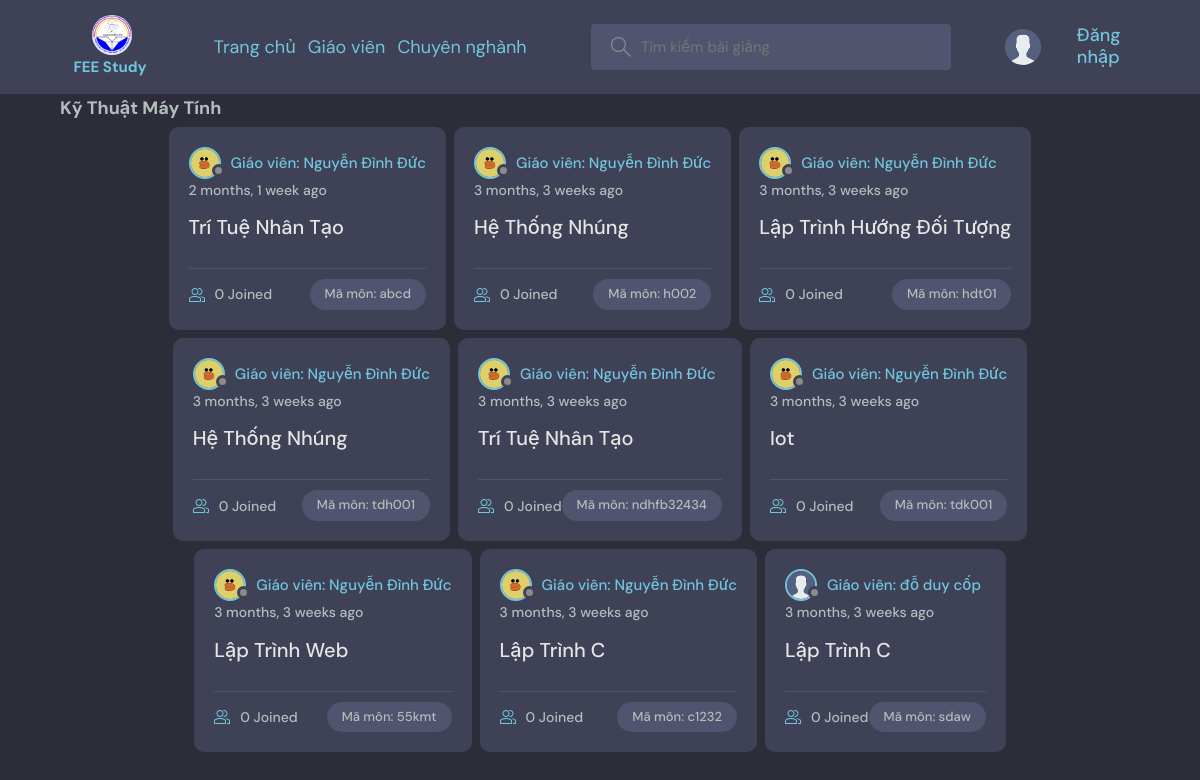
Page /major/1 on the committed database.
### base/models.py (models this page shows, shortened)
class major(models.Model):
    name = models.CharField(max_length=200)

class subject(models.Model):
    fkmajor = models.ForeignKey(major,on_delete=models.SET_NULL,null=True)
    host = models.ForeignKey(User, on_delete=models.SET_NULL, null=True)
    subjectcode = models.CharField(primary_key=True,max_length=10)
    name = models.CharField(max_length=200)
    modelaccess = (('0','Cơ bản'),('1','Cơ sở'),('2','Chuyên ngành'))
    access = models.CharField(choices=modelaccess,default='0',max_length=2)
    description = models.TextField(null=True, blank=True)
    participants = models.ManyToManyField(
        User, related_name='participants', blank=True)
    updated = models.DateTimeField(auto_now=True)
    created = models.DateTimeField(auto_now_add=True)
    class Meta:
        ordering = ['-updated', '-created']

class User(AbstractUser):
    student = 'SV'
    teacher = 'GV'
    admin = 'AD'
    modelaccess = [(student,'SV'),(teacher,'GV'),(admin,'AD')]
    name = models.CharField(max_length=200, null=True)
    email = models.EmailField(unique=True, null=True)
    access = models.CharField(choices=modelaccess,default=student,max_length=2)
    avatar = models.ImageField(upload_to='avatars',null=True, default="avatar.svg")

### base/views.py (the view)
# urls.py: path('major/<str:pk>', views.Major, name="major"),
def Major(request,pk):
    majorss = major.objects.get(id = pk)
    subjects = subject.objects.all()
    context = {'majorss':majorss, 'subjects':subjects}
    return render(request, 'base/major.html',context)

### base/templates/base/major.html (shortened to what this page needs)
{% extends 'main.html' %}
{% block content %}
<div class="container">
    <div class="listmajor">
    <h1>{{majorss.name}}</h1>
    <div class="listsub">
        {% for subject in subjects %}
        {% if subject.fkmajor.name == majorss.name %}
        <div class="subjectListsubject">
            <div class="subjectListsubject__header">
                <a href="{% url 'user-profile' subject.host.id %}" class="subjectListsubject__author">
                    <div class="avatar avatar--small">
                        <img src="{{subject.host.avatar.url}}" />
                    </div>
                    <span>Giáo viên: {{subject.host.name}}</span>
                </a>
            </div>
            <div class="subjectListsubject__actions">
                <span>{{subject.created|timesince}} ago</span>
            </div>
            <div class="subjectListsubject__content">
                <a href="{% url 'subject' subject.subjectcode %}">{{subject.name}}</a>
            </div>
            <div class="subjectListsubject__meta">
                <a href="{% url 'subject' subject.subjectcode %}" class="subjectListsubject__joined">
                    {{subject.participants.all.count}} Joined
                </a>
                <p class="subjectListsubject__topic">Mã môn: {{subject.subjectcode}}</p>
            </div>
        </div>
        {% endif %}
        {% endfor %}
    </div>
    </div>
</div>
{% endblock content %}

### templates/main.html (shortened to what this page needs)
<!DOCTYPE html>
{% load static %}
<html lang="en">
<head>
    <link rel="stylesheet" href="{% static 'styles/style.css' %}" />
</head>
<body>
    {% include 'navbar.html' %}
    {% if request.user.access != 2 %}
    {% block content %}
    {% endblock %}
    {% endif %}
</body>
</html>

### templates/navbar.html (shortened to what this page needs)
{% load static %}
<header class="header header--loggedIn">
    <div class="container">
        <div class="logo"><a href="{% url 'home' %}" class="header__logo">
            <img src="{% static 'images/logo1.png' %}" />
        </a>
        <a href="{% url 'home' %}" class="header__name" style="width: 76px">
        <h1>FEE Study</h1>
        </a></div>
        <div class="header__items">
            <li><a href="{% url 'home' %}">Trang chủ</a></li>
            <li><a href="{% url 'teacher' %}">Giáo viên</a></li>
            <li><a >Chuyên nghành</a>
            </li>
        </div>
        <form class="header__search" method="GET" action="{% url 'home' %}">
            <label>
                <input name="q" placeholder="Tìm kiếm bài giảng" />
            </label>
        </form>
        <nav class="header__menu">
            {% if request.user.is_authenticated %}
            <div class="header__user">
                <a href="{% url 'user-profile' user.id %}"">
                    <div class="avatar avatar--medium active">
                        <img src="{{request.user.avatar.url}}" />
                    </div>
                    <p>{{request.user.username}} <span>@{{request.user.name}}</span></p>
                </a>
                <button class="dropdown-button">
                    <svg version="1.1" xmlns="http://www.w3.org/2000/svg" width="32" height="32" viewBox="0 0 32 32">
                        <title>chevron-down</title>
                        <path d="M16 21l-13-13h-3l16 16 16-16h-3l-13 13z"></path>
                    </svg>
                </button>
            </div>
            {% else %}
            <a href="{% url 'login' %}">
                <img src="{% static 'images/avatar.svg' %}" />
                <p>Đăng nhập</p>
            </a>
            {% endif %}
        </nav>
    </div>
</header>

### static/styles/style.css (style rules this page uses)
:root { --color-main: #71c6dd; --color-main-light: #e1f6fb; --color-dark: #3f4156; --color-dark-medium: #51546e; --color-dark-light: #696d97; --color-light: #e5e5e5; --color-gray: #8b8b8b; --color-light-gray: #b2bdbd; --color-bg: #2d2d39; --color-success: #5dd693; --color-error: #fc4b0b; }
* { font-family: "DM Sans", -apple-system, BlinkMacSystemFont, "Segoe UI", Roboto, Oxygen, Ubuntu, Cantarell, "Open Sans", "Helvetica Neue", sans-serif; margin: 0; padding: 0; box-sizing: border-box; text-rendering: optimizeLegibility; font-size: inherit; }
html { font-size: 56.25%; }
@media only screen and (min-width: 1200px) { html { font-size: 62.5%; } }
body { line-height: 1.6; font-weight: 400; font-size: 1.5rem; color: var(--color-light-gray); background-color: var(--color-bg); }
img { width: 100%; }
a { display: inline-block; color: var(--color-main); text-decoration: none; }
.container { max-width: 120rem; width: 90%; margin: auto; }
.avatar { position: relative; display: inline-block; border-radius: 50%; border: 2px solid var(--color-main); }
.avatar img { display: block; border-radius: 50%; object-fit: cover; object-position: center; }
.avatar::after { content: ""; display: block; position: absolute; background-color: var(--color-gray); z-index: 111; border-radius: 50%; border: 0.3rem solid var(--color-dark); }
.avatar.avatar--small img { width: 2.8rem; height: 2.8rem; }
.avatar.avatar--small:after { width: 0.7rem; height: 0.7rem; bottom: 0px; right: -6px; }
.header { padding: 1.5rem; background-color: var(--color-dark); }
.header > .container { display: flex; justify-content: space-between; align-items: center; gap: 12px; }
.header__logo { width: 40px; height: 40px; background-color: #fff; border-radius: 99px; }
.header__logo, .header__user { display: flex; gap: 1rem; align-items: center; }
.header__logo > img { height: 40px; width: 48px; }
.header__search > label { background-color: var(--color-dark-medium); padding: 1.3rem 1rem; display: flex; align-items: center; gap: 1rem; border-radius: 4px; }
.header__search svg { fill: var(--color-gray); width: 2rem; height: 2rem; margin-left: 1rem; }
.header__search input { width: 30rem; background: transparent; border: none; outline: none; color: var(--color-light); }
.header__menu { position: relative; }
.header__menu a { display: flex; gap: 1.5rem; align-items: center; font-weight: 500; text-decoration: none; color: var(--color-gray); }
.header__menu img { height: 3.6rem; }
.header__menu p { line-height: 1.2; font-size: 18px; color: var(--color-main); }
.subjectListsubject { background-color: var(--color-dark); border-radius: 1rem; padding: 2rem; margin: 4px; }
.subjectListsubject__header { display: flex; justify-content: space-between; align-items: center; }
.subjectListsubject__author { font-weight: 500; display: flex; align-items: center; gap: 1rem; }
.subjectListsubject__actions { display: flex; align-items: flex-start; gap: 1rem; position: relative; }
.subjectListsubject__actions span { font-size: 1.4rem; font-weight: 500; }
.subjectListsubject__content { margin: 1rem 0; }
.subjectListsubject__content a { font-size: 2rem; font-weight: 500; margin-bottom: 1.5rem; color: var(--color-light); transition: all 0.3s ease-in-out; text-transform: capitalize; }
.subjectListsubject__meta { border-top: 1px solid var(--color-dark-medium); padding-top: 1rem; display: flex; align-items: center; justify-content: space-between; }
.subjectListsubject__joined { color: var(--color-light-gray); display: flex; align-items: center; gap: 1rem; font-size: 1.4rem; font-weight: 500; }
.subjectListsubject__joined svg { fill: var(--color-main); width: 1.6rem; height: 1.6rem; }
.subjectListsubject__topic { padding: 5px 1.5rem; background-color: var(--color-dark-medium); border-radius: 5rem; font-weight: 500; font-size: 1.3rem; }
.header__items, div.header__items__mobile { padding: 0 25px; display: inline-flex; }
div.header__items a { text-decoration: none; font-size: 18px; padding: 0 6px; }
div.header__items li, div.header__items__mobile li { list-style-type: none; }
div.logo { display: flex; flex-direction: column; align-items: center; justify-content: center; }
.listsub { width: 100%; display: flex; flex-wrap: wrap; justify-content: center; }
.listmajor h1 { text-transform: capitalize; font-size: 18px; }

### rows in the picture
major: name "Kỹ Thuật Máy Tính"
subject: host.avatar (picture), host.name "Nguyễn Đình Đức", created "2 months, 1 week", name "Trí Tuệ Nhân Tạo", participants.all.count "0", subjectcode "abcd"
subject: host.avatar (picture), host.name "Nguyễn Đình Đức", created "3 months, 3 weeks", name "Hệ Thống Nhúng", participants.all.count "0", subjectcode "h002"
subject: host.avatar (picture), host.name "Nguyễn Đình Đức", created "3 months, 3 weeks", name "Lập Trình Hướng Đối Tượng", participants.all.count "0", subjectcode "hdt01"
subject: host.avatar (picture), host.name "Nguyễn Đình Đức", created "3 months, 3 weeks", name "Hệ Thống Nhúng", participants.all.count "0", subjectcode "tdh001"
subject: host.avatar (picture), host.name "Nguyễn Đình Đức", created "3 months, 3 weeks", name "Trí Tuệ Nhân Tạo", participants.all.count "0", subjectcode "ndhfb32434"
subject: host.avatar (picture), host.name "Nguyễn Đình Đức", created "3 months, 3 weeks", name "Iot", participants.all.count "0", subjectcode "tdk001"
subject: host.avatar (picture), host.name "Nguyễn Đình Đức", created "3 months, 3 weeks", name "Lập Trình Web", participants.all.count "0", subjectcode "55kmt"
subject: host.avatar (picture), host.name "Nguyễn Đình Đức", created "3 months, 3 weeks", name "Lập Trình C", participants.all.count "0", subjectcode "c1232"
subject: host.avatar (placeholder picture), host.name "đỗ duy cốp", created "3 months, 3 weeks", name "Lập Trình C", participants.all.count "0", subjectcode "sdaw"
